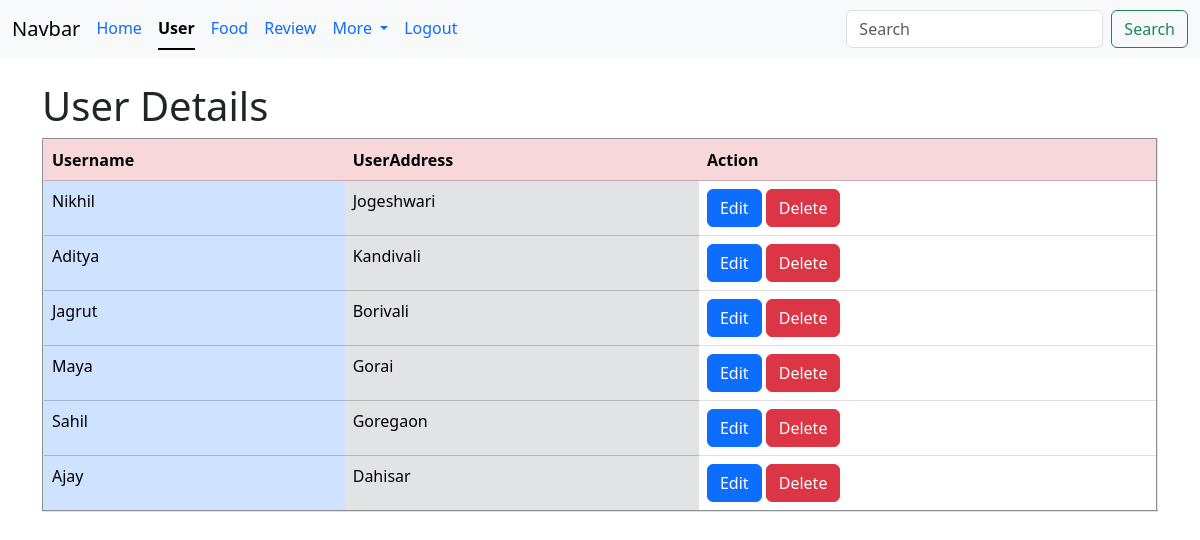
The page /user/ on the database its author committed.
### app/models.py (models this page shows)
class customer(models.Model):
    username = models.CharField(max_length=101,primary_key=True)
    useraddress = models.CharField(max_length=300)

### app/views.py (the view)
# urls.py: path('user/',views.UserPageView.as_view(),name='user'),
class UserPageView(ListView):
    model = customer
    template_name = 'user.html'

### app/templates/user.html (shortened to what this page needs)
<!DOCTYPE html>
<html lang="en">
<head>
    <link href="https://cdn.jsdelivr.net/npm/bootstrap@5.3.2/dist/css/bootstrap.min.css" rel="stylesheet">
</head>
<body>
    <nav class="navbar navbar-expand-lg bg-body-tertiary">
        <div class="container-fluid">
          <a class="navbar-brand" href="#">Navbar</a>
          <div class="collapse navbar-collapse" id="navbarSupportedContent">
            <ul class="nav nav-underline me-auto mb-2 mb-lg-0">
              <li class="nav-item">
                <a class="nav-link" aria-current="page" href="{% url 'home' %}">Home</a>
              </li>
              <li class="nav-item">
                <a class="nav-link active" href="{% url 'user' %}">User</a>
              </li>
              <li class="nav-item">
                <a class="nav-link" href="{% url 'food' %}">Food</a>
              </li>
              <li class="nav-item">
                <a class="nav-link" href="{% url 'review' %}">Review</a>
              </li>
              <li class="nav-item dropdown">
                <a class="nav-link dropdown-toggle" href="#" role="button" data-bs-toggle="dropdown" aria-expanded="false">
                  More
                </a>
              </li>
              <li class="nav-item">
                <a class="nav-link" href="{% url 'logout' %}">Logout</a>
              </li>
            </ul>
            <form class="d-flex" role="search" action="{% url 'search' %}" method="get">
              <input class="form-control me-2" type="search" placeholder="Search" aria-label="Search" name="q">
              <button class="btn btn-outline-success" type="submit">Search</button>
            </form>
          </div>
        </div>
      </nav><br>
    <div class="container">
        <h1>User Details</h1>
        <table style="margin-right: 50px;" class="table" border="2px solid">
            <tr class="table-danger">
                <th>Username</th>
                <th>UserAddress</th>
                <th>Action</th>
            </tr>
            {% for i in object_list %}
            <tr>
                <td class="table-primary">{{i.username}}</td>
                <td class="table-secondary">{{i.useraddress}}</td>
                <form method="post" action="">
                  <td>
                    <button class="btn btn-primary" type="submit" href="">Edit</button>
                    <button class="btn btn-danger" type="submit" href="delete/{{i.id}}" id="{{i.id}}">Delete</button>
                </form>
            </tr>
            {% endfor %}
        </table>
    </div>
</body>
</html>

### rows shown on the page
customer: username "Nikhil", useraddress "Jogeshwari"
customer: username "Aditya", useraddress "Kandivali"
customer: username "Jagrut", useraddress "Borivali"
customer: username "Maya", useraddress "Gorai"
customer: username "Sahil", useraddress "Goregaon"
customer: username "Ajay", useraddress "Dahisar"
